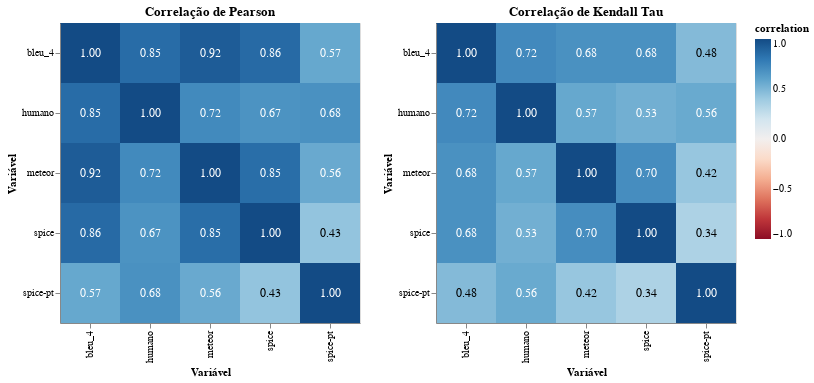

The notebook cell saved with this chart:
### Code cell
corr_chart = alt.hconcat(heatmap_pearson, heatmap_kendall)
corr_chart.display()

### Figure 1 — Vega-Lite specification as saved in the notebook (floating-point values rounded to 4 significant figures)
{"config": {"view": {"continuousWidth": 300, "continuousHeight": 300}}, "hconcat": [{"layer": [{"mark": {"type": "rect"}, "encoding": {"color": {"field": "correlation", "scale": {"domain": [-1, 1], "scheme": "redblue"}, "type": "quantitative"}, "tooltip": [{"field": "x", "type": "nominal"}, {"field": "y", "type": "nominal"}, {"field": "correlation", "format": ".2f", "type": "quantitative"}], "x": {"field": "x", "title": "Variável", "type": "nominal"}, "y": {"field": "y", "title": "Variável", "type": "nominal"}}, "title": "Correlação de Pearson"}, {"mark": {"type": "text", "baseline": "middle", "fontSize": 12}, "encoding": {"color": {"condition": {"test": "(datum.correlation > 0.5)", "value": "white"}, "value": "black"}, "text": {"field": "correlation", "format": ".2f", "type": "quantitative"}, "tooltip": [{"field": "x", "type": "nominal"}, {"field": "y", "type": "nominal"}, {"field": "correlation", "format": ".2f", "type": "quantitative"}], "x": {"field": "x", "title": "Variável", "type": "nominal"}, "y": {"field": "y", "title": "Variável", "type": "nominal"}}, "title": "Correlação de Pearson"}], "data": {"name": "data-b20b85517218dffbd4bd79950fbb6bf5"}, "height": 300, "width": 300}, {"layer": [{"mark": {"type": "rect"}, "encoding": {"color": {"field": "correlation", "scale": {"domain": [-1, 1], "scheme": "redblue"}, "type": "quantitative"}, "tooltip": [{"field": "x", "type": "nominal"}, {"field": "y", "type": "nominal"}, {"field": "correlation", "format": ".2f", "type": "quantitative"}], "x": {"field": "x", "title": "Variável", "type": "nominal"}, "y": {"field": "y", "title": "Variável", "type": "nominal"}}, "title": "Correlação de Kendall Tau"}, {"mark": {"type": "text", "baseline": "middle", "fontSize": 12}, "encoding": {"color": {"condition": {"test": "(datum.correlation > 0.5)", "value": "white"}, "value": "black"}, "text": {"field": "correlation", "format": ".2f", "type": "quantitative"}, "tooltip": [{"field": "x", "type": "nominal"}, {"field": "y", "type": "nominal"}, {"field": "correlation", "format": ".2f", "type": "quantitative"}], "x": {"field": "x", "title": "Variável", "type": "nominal"}, "y": {"field": "y", "title": "Variável", "type": "nominal"}}, "title": "Correlação de Kendall Tau"}], "data": {"name": "data-f9a7b872baa1428531279aa690b214ce"}, "height": 300, "width": 300}], "$schema": "https://vega.github.io/schema/vega-lite/v5.20.1.json", "datasets": {"data-b20b85517218dffbd4bd79950fbb6bf5": [{"x": "bleu_4", "y": "bleu_4", "correlation": 1.0}, {"x": "meteor", "y": "bleu_4", "correlation": 0.9231}, {"x": "spice", "y": "bleu_4", "correlation": 0.8606}, {"x": "spice-pt", "y": "bleu_4", "correlation": 0.5717}, {"x": "humano", "y": "bleu_4", "correlation": 0.8535}, {"x": "bleu_4", "y": "meteor", "correlation": 0.9231}, {"x": "meteor", "y": "meteor", "correlation": 1.0}, {"x": "spice", "y": "meteor", "correlation": 0.8464}, {"x": "spice-pt", "y": "meteor", "correlation": 0.5628}, {"x": "humano", "y": "meteor", "correlation": 0.7163}, {"x": "bleu_4", "y": "spice", "correlation": 0.8606}, {"x": "meteor", "y": "spice", "correlation": 0.8464}, {"x": "spice", "y": "spice", "correlation": 1.0}, {"x": "spice-pt", "y": "spice", "correlation": 0.4308}, {"x": "humano", "y": "spice", "correlation": 0.6722}, {"x": "bleu_4", "y": "spice-pt", "correlation": 0.5717}, {"x": "meteor", "y": "spice-pt", "correlation": 0.5628}, {"x": "spice", "y": "spice-pt", "correlation": 0.4308}, {"x": "spice-pt", "y": "spice-pt", "correlation": 1.0}, {"x": "humano", "y": "spice-pt", "correlation": 0.6814}, {"x": "bleu_4", "y": "humano", "correlation": 0.8535}, {"x": "meteor", "y": "humano", "correlation": 0.7163}, {"x": "spice", "y": "humano", "correlation": 0.6722}, {"x": "spice-pt", "y": "humano", "correlation": 0.6814}, {"x": "humano", "y": "humano", "correlation": 1.0}], "data-f9a7b872baa1428531279aa690b214ce": [{"x": "bleu_4", "y": "bleu_4", "correlation": 1.0}, {"x": "meteor", "y": "bleu_4", "correlation": 0.6833}, {"x": "spice", "y": "bleu_4", "correlation": 0.6833}, {"x": "spice-pt", "y": "bleu_4", "correlation": 0.4781}, {"x": "humano", "y": "bleu_4", "correlation": 0.7193}, {"x": "bleu_4", "y": "meteor", "correlation": 0.6833}, {"x": "meteor", "y": "meteor", "correlation": 1.0}, {"x": "spice", "y": "meteor", "correlation": 0.7}, {"x": "spice-pt", "y": "meteor", "correlation": 0.4183}, {"x": "humano", "y": "meteor", "correlation": 0.5717}, {"x": "bleu_4", "y": "spice", "correlation": 0.6833}, {"x": "meteor", "y": "spice", "correlation": 0.7}, {"x": "spice", "y": "spice", "correlation": 1.0}, {"x": "spice-pt", "y": "spice", "correlation": 0.3386}, {"x": "humano", "y": "spice", "correlation": 0.5348}, {"x": "bleu_4", "y": "spice-pt", "correlation": 0.4781}, {"x": "meteor", "y": "spice-pt", "correlation": 0.4183}, {"x": "spice", "y": "spice-pt", "correlation": 0.3386}, {"x": "spice-pt", "y": "spice-pt", "correlation": 1.0}, {"x": "humano", "y": "spice-pt", "correlation": 0.5621}, {"x": "bleu_4", "y": "humano", "correlation": 0.7193}, {"x": "meteor", "y": "humano", "correlation": 0.5717}, {"x": "spice", "y": "humano", "correlation": 0.5348}, {"x": "spice-pt", "y": "humano", "correlation": 0.5621}, {"x": "humano", "y": "humano", "correlation": 1.0}]}}
